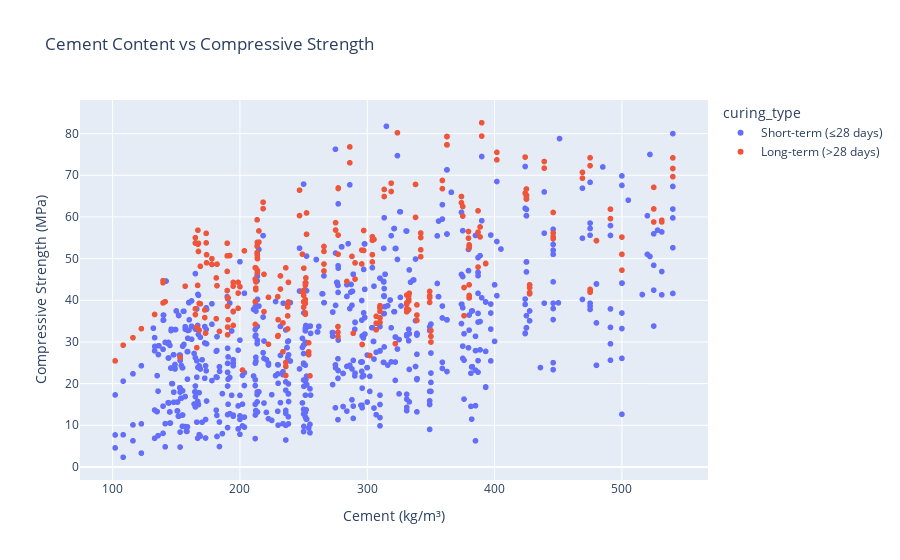

Notebook code for this chart:
### Markdown cell above
### Cement vs Compressive Strength

This scatter plot shows the relationship between **cement content** and **compressive strength (`csMPa`)**. As expected, we observe a general **upward trend** — higher cement content typically leads to higher strength.

We've used the `curing_type` column to distinguish between short-term and long-term cured samples. Long-term cured mixes tend to show consistently higher strength values for similar cement dosages.

However, there is considerable **variation at each cement level**, indicating that other factors like water content, superplasticizer dosage, and aggregate proportions also influence strength. Cement alone cannot reliably predict strength without accounting for the rest of the mix.

### Code cell
fig = px.scatter(df,
                 x='cement',
                 y='csMPa',
                 color='curing_type',
                 title='Cement Content vs Compressive Strength')

fig.update_layout(xaxis_title='Cement (kg/m³)',
                  yaxis_title='Compressive Strength (MPa)')

fig.show()

### Figure 1 — Plotly figure (JSON) as saved in the notebook; plotly's stock layout.template omitted (floating-point values rounded to 4 significant figures; data arrays with more than 128 entries replaced by an {"elided": "..."} marker saying what was removed)
{"data": [{"hovertemplate": "curing_type=Short-term (≤28 days)<br>cement=%{x}<br>csMPa=%{y}<extra></extra>", "legendgroup": "Short-term (≤28 days)", "marker": {"color": "#636efa", "symbol": "circle"}, "mode": "markers", "name": "Short-term (≤28 days)", "showlegend": true, "type": "scattergl", "x": {"elided": "749 float values"}, "xaxis": "x", "y": {"elided": "749 float values"}, "yaxis": "y"}, {"hovertemplate": "curing_type=Long-term (>28 days)<br>cement=%{x}<br>csMPa=%{y}<extra></extra>", "legendgroup": "Long-term (>28 days)", "marker": {"color": "#EF553B", "symbol": "circle"}, "mode": "markers", "name": "Long-term (>28 days)", "showlegend": true, "type": "scattergl", "x": {"elided": "281 float values"}, "xaxis": "x", "y": {"elided": "281 float values"}, "yaxis": "y"}], "layout": {"autosize": true, "legend": {"title": {"text": "curing_type"}, "tracegroupgap": 0}, "title": {"text": "Cement Content vs Compressive Strength"}, "xaxis": {"anchor": "y", "autorange": true, "domain": [0, 1], "range": [75.14, 566.9], "title": {"text": "Cement (kg/m³)"}, "type": "linear"}, "yaxis": {"anchor": "x", "autorange": true, "domain": [0, 1], "range": [-4.294, 89.22], "title": {"text": "Compressive Strength (MPa)"}, "type": "linear"}}}
